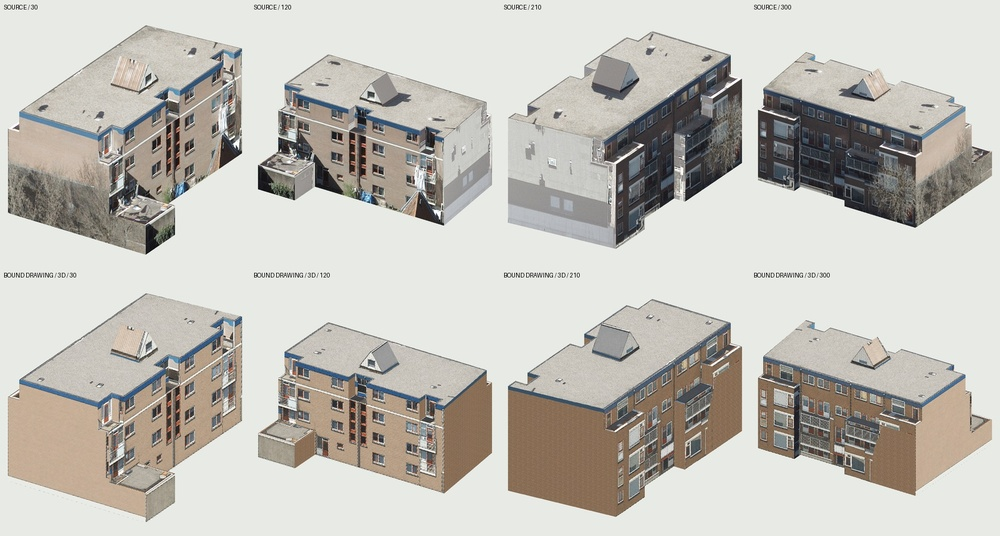
#> input picture source-data/bound-artwork/apartment-input/opposing-comparison.jpg, 1000 x 536 px, shrunk from 1680 x 900 before the run
$ python measure-classes.py ../source-data/bound-artwork/apartment-input/opposing-comparison.jpg ../source-data/bound-artwork/apartment-input/asset-render-verification.png ../source-data/bound-artwork/apartment-input/asset-render-verification.png
#> lines starting #> are read from the running program, lines starting #| are printed output that depends on the picture
# Written by AI on 2026-10-26 by model Claude Opus 5.5.
# Per-class colour statistics of a picture, from sampled rectangles (for a
# reference with no class map) or from a class-code image of our own render.
# Reports OKLab lightness and chroma per class and the lightness step across
# strong edges (mean |dL| over the top 3% of gradient magnitudes).
# Usage: python3 tools/measure-classes.py IMAGE BOXES.json | --codes CODES.png
import json, sys
import numpy as np
from PIL import Image

def oklab(rgb):
    c = np.where(rgb <= 0.04045, rgb / 12.92, ((rgb + 0.055) / 1.055) ** 2.4)
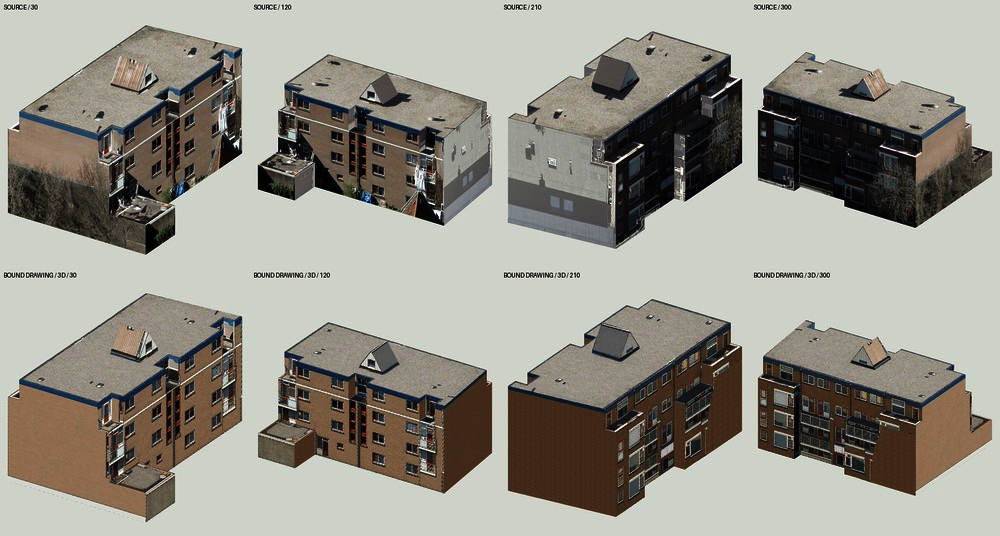
#> c: shape (536, 1000, 3) float64; mean R, G, B 0.594, 0.584, 0.545
    l = 0.4122214708 * c[..., 0] + 0.5363325363 * c[..., 1] + 0.0514459929 * c[..., 2]
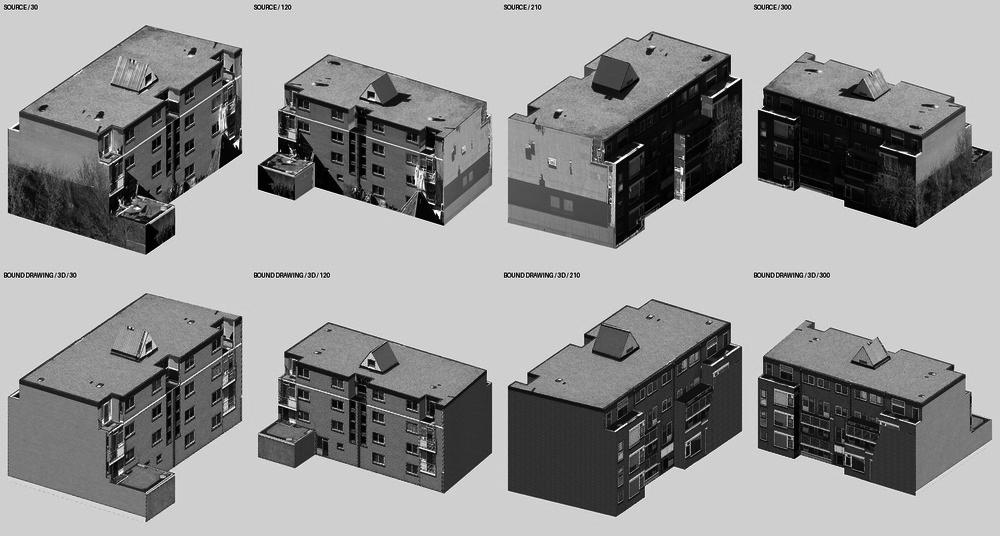
#> l: shape (536, 1000) float64; min 0.000163, max 1, mean 0.586
    m = 0.2119034982 * c[..., 0] + 0.6806995451 * c[..., 1] + 0.1073969566 * c[..., 2]
    s = 0.0883024619 * c[..., 0] + 0.2817188376 * c[..., 1] + 0.6299787005 * c[..., 2]
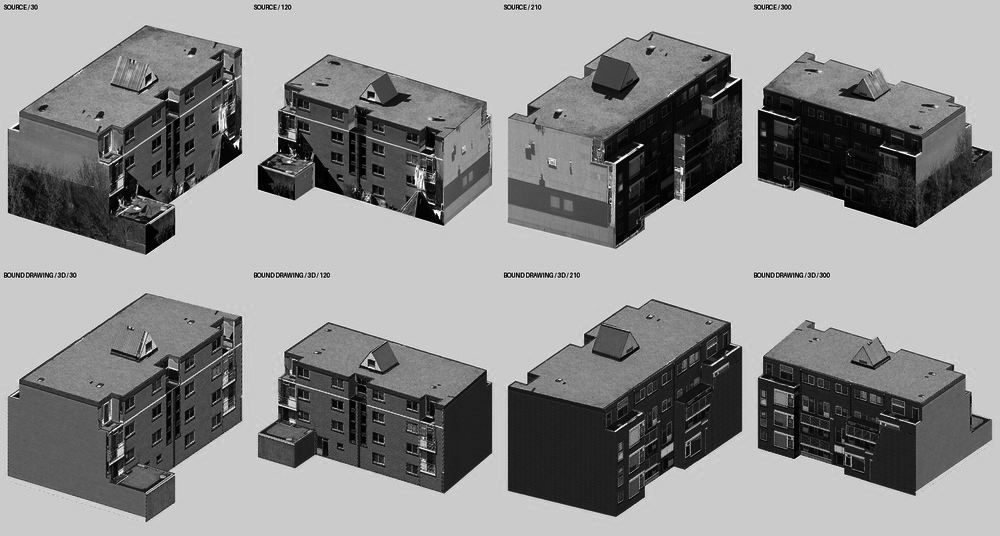
#> s: shape (536, 1000) float64; min 8.55e-05, max 1, mean 0.56
    l, m, s = np.cbrt(l), np.cbrt(m), np.cbrt(s)
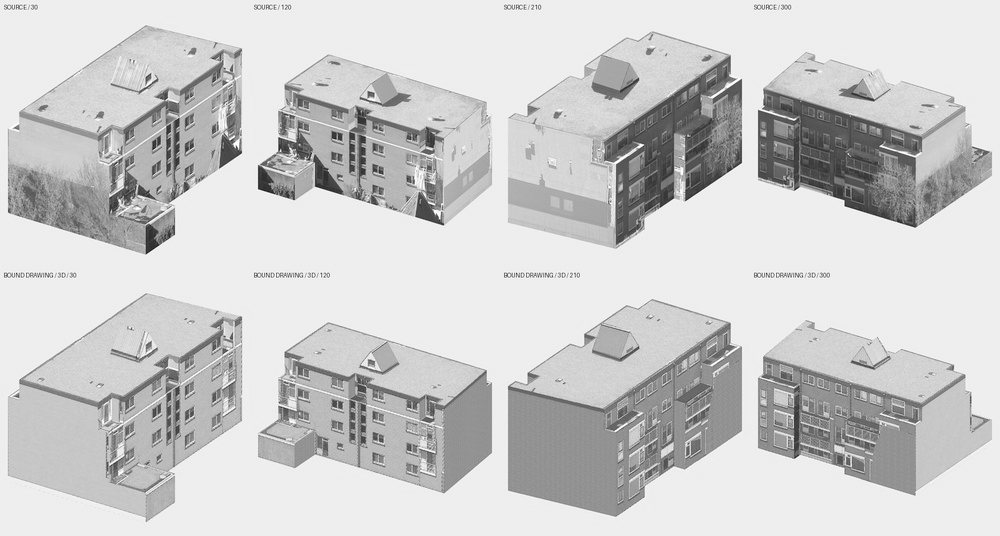
#> l: shape (536, 1000) float64; min 0.0546, max 1, mean 0.802
    return np.stack([0.2104542553 * l + 0.7936177850 * m - 0.0040720468 * s,
                     1.9779984951 * l - 2.4285922050 * m + 0.4505937099 * s,
                     0.0259040371 * l + 0.7827717662 * m - 0.8086757660 * s], -1)
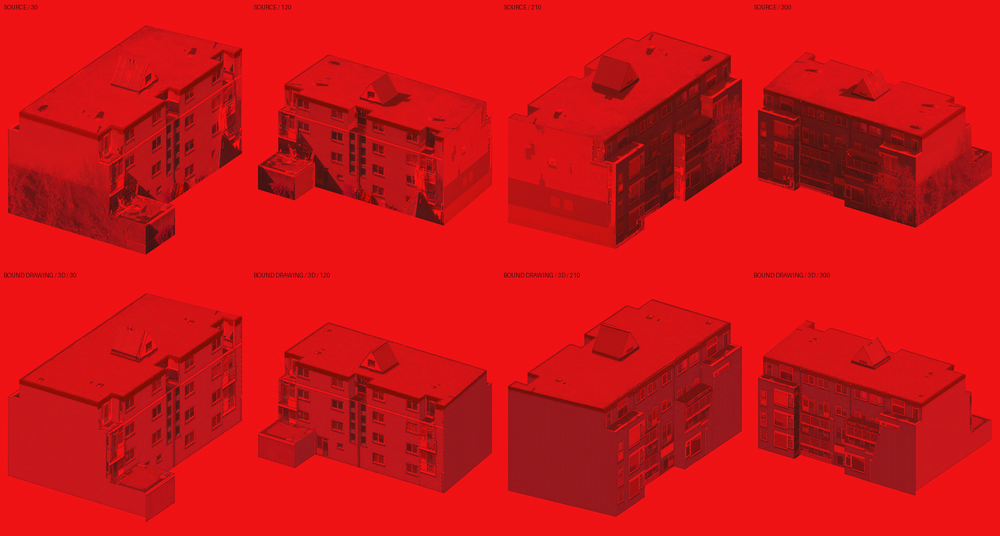
#> returned value: shape (536, 1000, 3) float64; mean of channels 0, 1, 2 0.799, 0.000461, 0.01; drawn with min black and max white

image = np.asarray(Image.open(sys.argv[1]).convert("RGB")) / 255.0
lab = oklab(image)
L, C = lab[..., 0], np.hypot(lab[..., 1], lab[..., 2])
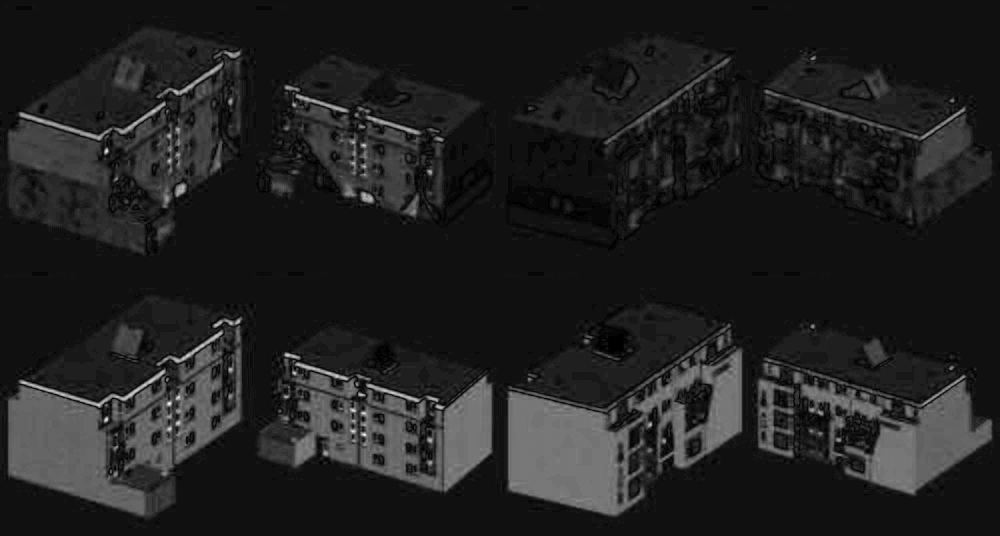
#> C: shape (536, 1000) float64; min 3.98e-09, max 0.106, mean 0.0139; drawn with min black and max white
masks = {}
if sys.argv[2] == "--codes":
    # Class codes from the renderer's class output (web/miniature/renderer.js, classOutput).
    codes = np.asarray(Image.open(sys.argv[3]).convert("RGB")).astype(int)
    code = codes[..., 0] // 16
    names = {1: "asphalt", 2: "paving", 3: "grass", 4: "water", 5: "tree", 6: "roof", 7: "wall", 8: "cycle"}
    for value, name in names.items():
        masks[name] = code == value
else:
#> (the run stopped early here; a loop or call above may not have finished)
